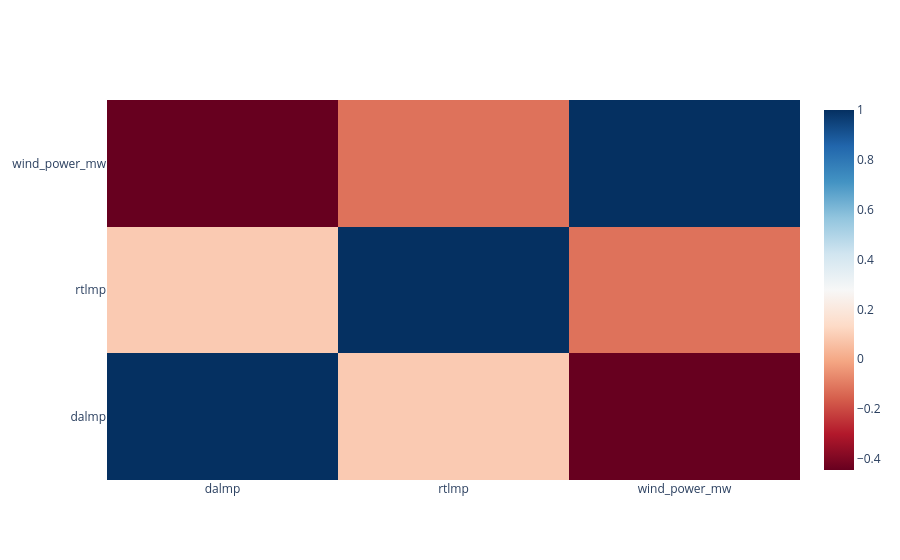

The notebook cell this image was saved under:
### Markdown cell above
## Correlation

### Code cell
import pandas as pd
import matplotlib.pyplot as plt

flat_data = data['data'].reshape(-1, 3)  # Flatten across scenarios and hours
df = pd.DataFrame(flat_data, columns=data['target_names'])
correlation_matrix = df.corr()

fig = go.Figure()
fig.add_trace(
    go.Heatmap(
        x = correlation_matrix.columns,
        y = correlation_matrix.index,
        z = correlation_matrix.values,
        colorscale='RdBu'
    )
)
fig.show()

### Figure 1 — Plotly figure (JSON) as saved in the notebook; plotly's stock layout.template omitted (floating-point values rounded to 4 significant figures)
{"data": [{"colorscale": [[0, "rgb(103,0,31)"], [0.1, "rgb(178,24,43)"], [0.2, "rgb(214,96,77)"], [0.3, "rgb(244,165,130)"], [0.4, "rgb(253,219,199)"], [0.5, "rgb(247,247,247)"], [0.6, "rgb(209,229,240)"], [0.7, "rgb(146,197,222)"], [0.8, "rgb(67,147,195)"], [0.9, "rgb(33,102,172)"], [1, "rgb(5,48,97)"]], "type": "heatmap", "x": ["dalmp", "rtlmp", "wind_power_mw"], "y": ["dalmp", "rtlmp", "wind_power_mw"], "z": [[1.0, 0.0883, -0.445], [0.0883, 1.0, -0.1183], [-0.445, -0.1183, 1.0]]}], "layout": {}}
